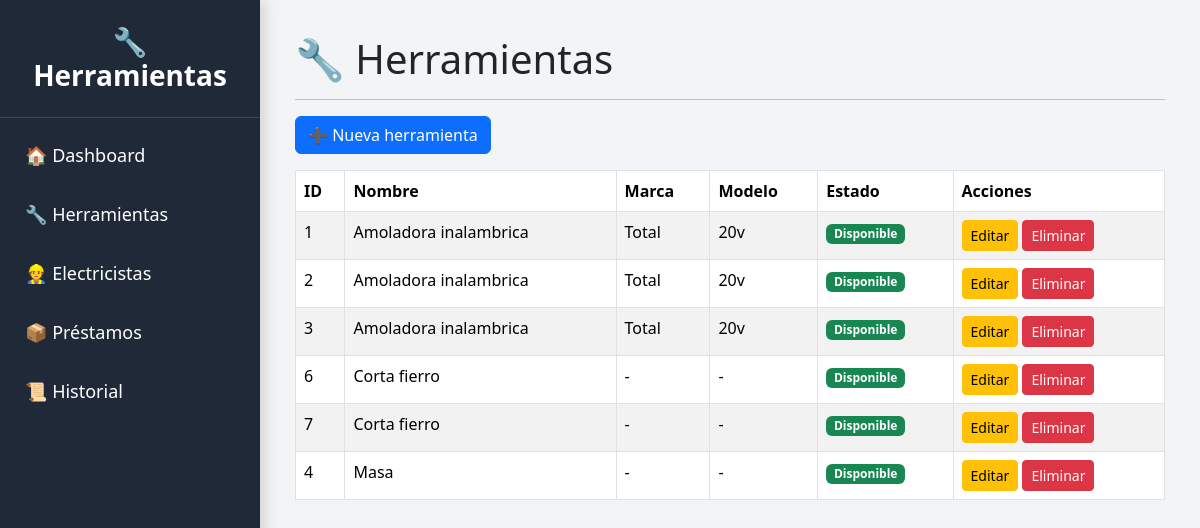
The page /herramientas on the database its author committed.
### models.py (models this page shows)
class Herramienta(db.Model):
    __tablename__ = "herramientas"
    id = db.Column(db.Integer, primary_key=True)
    nombre = db.Column(db.String(100), nullable=False)
    marca = db.Column(db.String(100), nullable=False)
    modelo = db.Column(db.String(100))
    estado = db.Column(
        db.String(30),
        default="Disponible"
    )
    observaciones = db.Column(db.Text)

### routes/herramientas.py (the view)
@herramientas_bp.route("/herramientas")
def listar():
    herramientas = Herramienta.query.order_by(Herramienta.nombre).all()
    return render_template(
        "herramientas.html",
        herramientas=herramientas
    )

### templates/herramientas.html
{% extends "base.html" %}
{% block contenido %}
<h1>
🔧 Herramientas
</h1>
<hr>
<a href="/herramientas/nueva" class="btn btn-primary mb-3">
➕ Nueva herramienta
</a>
<table class="table table-striped table-bordered bg-white">
<thead>
<tr>
<th>ID</th>
<th>Nombre</th>
<th>Marca</th>
<th>Modelo</th>
<th>Estado</th>
<th>Acciones</th>
</tr>
</thead>
<tbody>
{% for h in herramientas %}
<tr>
<td>{{ h.id }}</td>
<td>{{ h.nombre }}</td>
<td>{{ h.marca }}</td>
<td>{{ h.modelo }}</td>
<td>
{% if h.estado=="Disponible" %}
<span class="badge bg-success">
Disponible
</span>
{% else %}
<span class="badge bg-danger">
Prestada
</span>
{% endif %}
</td>
<td>
<a href="/herramientas/editar/{{ h.id }}"
class="btn btn-warning btn-sm">
Editar
</a>
<a href="/herramientas/eliminar/{{ h.id }}"
class="btn btn-danger btn-sm"
onclick="return confirm('¿Eliminar esta herramienta?')">
 Eliminar
</a>
</td>
</tr>
{% endfor %}
</tbody>
</table>
{% endblock %}

### templates/base.html (shortened to what this page needs)
<!DOCTYPE html>
<html lang="es">
<head>
    <link href="https://cdn.jsdelivr.net/npm/bootstrap@5.3.7/dist/css/bootstrap.min.css" rel="stylesheet">
</head>
<body>
<div class="sidebar">
<h3>🔧 Herramientas</h3>
<a href="/">🏠 Dashboard</a>
<a href="/herramientas">🔧 Herramientas</a>
<a href="/electricistas">👷 Electricistas</a>
<a href="/prestamos">📦 Préstamos</a>
<a href="/historial">📜 Historial</a>
</div>
<div class="content">
{% block contenido %}
{% endblock %}
</div>
</body>
</html>

### templates/base.html (style rules this page uses)
body { overflow-x:hidden; background:#f3f4f6; font-family:Segoe UI, Arial, sans-serif; }
.sidebar { width:260px; height:100vh; position:fixed; background:#1f2937; color:white; box-shadow:4px 0 15px rgba(0,0,0,.15); }
.sidebar h3 { padding:25px; text-align:center; font-weight:bold; border-bottom:1px solid rgba(255,255,255,.15); }
.sidebar a { display:block; color:white; text-decoration:none; padding:16px 25px; font-size:18px; transition:.2s; }
.content { margin-left:260px; padding:35px; }

### rows shown on the page
Herramienta: id "1", nombre "Amoladora inalambrica", marca "Total", modelo "20v", estado "Disponible"
Herramienta: id "2", nombre "Amoladora inalambrica", marca "Total", modelo "20v", estado "Disponible"
Herramienta: id "3", nombre "Amoladora inalambrica", marca "Total", modelo "20v", estado "Disponible"
Herramienta: id "6", nombre "Corta fierro", marca "-", modelo "-", estado "Disponible"
Herramienta: id "7", nombre "Corta fierro", marca "-", modelo "-", estado "Disponible"
Herramienta: id "4", nombre "Masa", marca "-", modelo "-", estado "Disponible"
